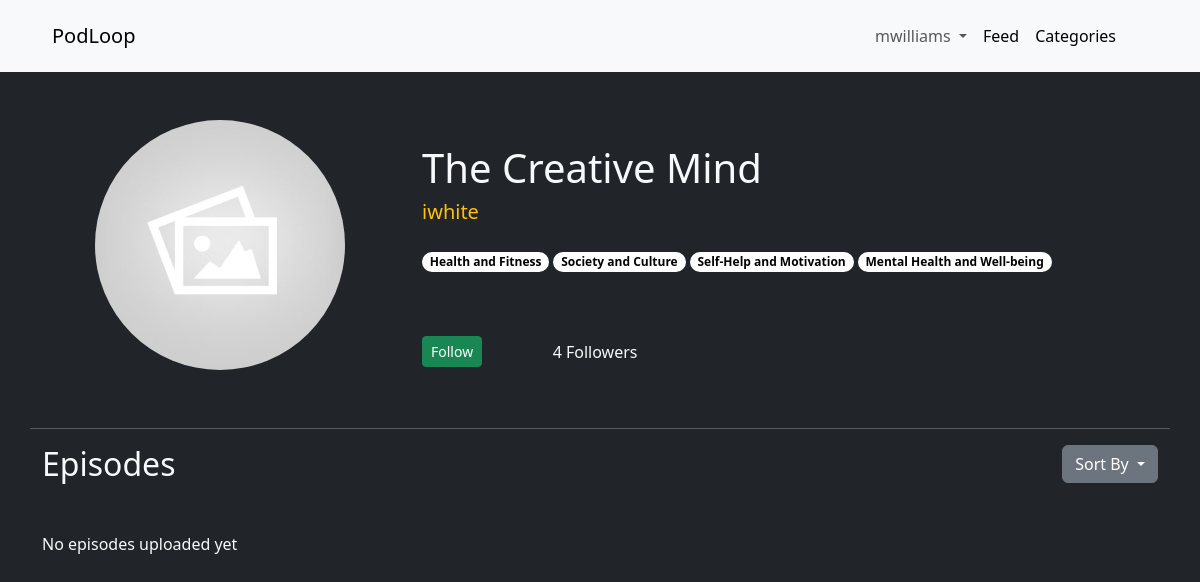
Screenshot of /podcasts/the-creative-mind (signed in) with the database file from the repository.
### accounts/models.py (models this page shows, shortened)
class User(AbstractBaseUser, PermissionsMixin):
    email = models.EmailField(blank=True, default='', unique=True)
    name = models.CharField(max_length=255, blank=False)
    last_name = models.CharField(max_length=255, blank=False)
    username = models.CharField(max_length=255, blank=False, unique=True)
    is_active = models.BooleanField(default=False)
    is_superuser = models.BooleanField(default=False)
    is_staff = models.BooleanField(default=False)
    is_creator = models.BooleanField(default=False)
    is_email_verified = models.BooleanField(default=False)
    date_joined = models.DateTimeField(default=now, blank=False)
    last_login =  models.DateTimeField(blank=True, null=True)
    link_profile_picture = models.ImageField(upload_to='images')
    objects = CustomUserManager()
    USERNAME_FIELD = 'email'
    EMAIL_FIELD = 'email'
    REQUIRED_FIELDS = ['name','last_name','username']
    class Meta:
        verbose_name = 'User'
        verbose_name_plural = 'Users'

### core/models.py (models this page shows, shortened)
class Podcast(models.Model):
    name = models.CharField(max_length=300,blank=False, unique=True)
    owner = models.ForeignKey(User,on_delete=models.CASCADE,blank=False)
    slug = models.CharField(max_length=500,unique=True,null=True)
    followers = models.ManyToManyField(User,related_name="followed_podcasts",symmetrical=False)
    description = models.CharField(max_length=500,blank=False)
    categories = models.ManyToManyField(Category,related_name="podcasts",symmetrical=False,blank=False)
    podcast_thumbnail = models.FileField(upload_to='images/',blank=True, validators=[validate_image_file])
    class Meta:
        verbose_name_plural = "Podcasts"

class Category(models.Model):
    name = models.CharField(max_length=50,unique=True,blank=False)
    description = models.CharField(max_length=100,null=True,default=None,blank=True)
    slug = models.CharField(max_length=100,unique=True,null=True)
    class Meta:
        verbose_name_plural = "Categories"

### core/views.py (the view)
# urls.py: path('podcasts/<slug:slug>', PodcastView, name='podcast'),
def PodcastView(request,slug):
    template_name = "core/podcast.html"
    podcast = get_object_or_404(Podcast, slug=slug)
    owner = User.objects.get(id=podcast.owner_id)
    followers = str(Podcast.objects.get(name=podcast.name).followers.all().count())
    sort_by = request.GET.get("sort_by")
    if sort_by == "old_to_new":
        episodes = podcast.episodes.all().order_by('upload_date')
    else:
        episodes = podcast.episodes.all().order_by('-upload_date')
        sort_by = "new_to_old"
    is_owner = False
    is_following = False
    categories = Podcast.objects.get(name=podcast.name).categories.all()
    if request.user.is_authenticated:
        if request.user.id == podcast.owner_id:
            is_owner = True
        else:
            current_user = User.objects.get(id=request.user.id)
            if current_user.followed_podcasts.filter(name=podcast.name).exists():
                is_following = True
    context = {
        "podcast":podcast,
        "owner":owner,
        "followers":followers,
        "is_owner":is_owner,
        "is_following":is_following,
        "episodes":episodes,
        "categories":categories,
        "sort_by":sort_by
    }
    return render(request, template_name, context=context)

### core/templates/core/podcast.html (shortened to what this page needs)
{% extends 'core/base.html' %} {% load static %} {% load custom_filters %}
{%block head %}
<link rel="stylesheet" href="{% static 'css/episode.css' %}" />
<link rel="stylesheet" href="{% static 'css/badge.css' %}" />
{% endblock %} {% block content %}
<div class="mt-5 row">
  <div class="info-section col-lg-4">
    <div class="episode-image">
      {% if podcast.podcast_thumbnail %}
      <img
        src="{{ MEDIA_URL }}{{podcast.podcast_thumbnail}}"
        class="img-fluid"
        id="episode-thumbnail"
        alt="Podcast thumbnail"
      />
      {% else %}
      <img
        src="{{ MEDIA_URL }}images/default_podcast_thumbnail.jpg"
        class="img-fluid"
        id="episode-thumbnail"
        alt="Podcast thumbnail"
      />
      {% endif %}
    </div>
  </div>
  <div class="col-lg-8 mt-4">
    <h1 class="text-light">{{podcast.name}}</h1>
    <h5 class="text-warning">{{owner.username}}</h5>
    <div class="category-list mt-3">
      {% for category in categories %}
      <a href="{% url 'core:category-detail' category.slug%}"
        ><span class="badge rounded-pill">{{category.name}}</span></a
      >
      {% endfor %}
    </div>
    <div class="col-6 follow-section mt-5 d-flex">
      <div class="col-sm-4 me-2">
        {% if user.is_authenticated %} {% if is_owner %}
        <a
          class="btn btn-sm btn-warning"
          href="{% url 'core:podcast' podcast.slug %}"
          >Edit</a
        >
        {% else %} {% if is_following %}
        <a
          class="btn btn-sm btn-danger"
          href="{% url 'core:unfollow' podcast.slug %}"
          >Unfollow</a
        >
        {% else %}
        <a
          class="btn btn-sm btn-success"
          href="{% url 'core:follow' podcast.slug %}"
          >Follow</a
        >
        {% endif %} {% endif %}{% else %}
        <a
          href="{% url 'accounts:login' %}"
          class="btn btn-warning align-text-bottom"
          >Login to follow</a
        >
        {% endif %}
      </div>
      <div class="col-sm-9">
        <p class="text-light mt-1">{{followers}} Followers</p>
      </div>
    </div>
  </div>
  <hr class="text-light mt-5" />
  <div class="episodes-list">
    <div class="d-flex justify-content-between">
      <h2 class="text-light mb-5">Episodes</h2>
      <div class="dropdown bg-dark">
        <button
          class="btn btn-secondary dropdown-toggle"
          type="button"
          data-bs-toggle="dropdown"
          aria-expanded="false"
        >
          Sort By
        </button>
      </div>
    </div>
    {% if episodes %} {% for episode in episodes %}
    <div class="card mb-3 mt-3 pt-2 pb-2 podcast">
      <div class="row g-0">
        <div class="col-md-2 ms-4 mt-2">
          {% if episode.episode_thumbnail %}
          <img
            src="{{ MEDIA_URL }}{{episode.episode_thumbnail}}"
            class="img mt-2"
            alt="Episode thumbnail"
          />
          {% else %}
          <img
            src="{{ MEDIA_URL }}images/default_podcast_thumbnail.jpg"
            class="img mt-3"
            alt="Episode thumbnail"
          />
          {% endif %}
        </div>
        <div class="col-md-8">
          <div class="card-body">
            <a
              href="/podcasts/{{podcast.slug}}/episode/{{episode.slug}}"
              class="link-episode"
              ><h5 class="card-title mb-3">{{episode.title}}</h5></a
            >
            <div class="row">
              <div class="col-sm-12">
                <p class="text-warning col-sm-6 me-0">
                  {{ episode.length|seconds_to_minutes }}
                </p>
                <small class="text-light col-sm-6 me-0"
                  >{{episode.upload_date}}</small
                >
              </div>
            </div>
          </div>
        </div>
      </div>
    </div>
    <hr class="text-light" />
    {% endfor %} {% else %}
    <p class="text-light">No episodes uploaded yet</p>
    {% endif %}
  </div>
</div>
{% endblock %}

### core/templates/core/base.html (shortened to what this page needs)
<!DOCTYPE html>
<html>
  <head>
    <link rel="stylesheet" href="" />
    <link
      href="https://cdn.jsdelivr.net/npm/bootstrap@5.3.0-alpha3/dist/css/bootstrap.min.css"
      rel="stylesheet"
    />
    {% block head %} {% endblock %}
  </head>
  <body class="bg-dark">
    <row>
      <nav class="navbar navbar-expand-lg bg-body-tertiary p-3">
        <div class="container-fluid ms-4 me-5">
          <a class="navbar-brand" href="{% url 'core:home' %}">PodLoop</a>
          <div class="collapse navbar-collapse" id="navbarNavDropdown">
            <ul class="navbar-nav ms-auto">
              {% if user.is_authenticated %}
              <li class="nav-item dropdown-center">
                <a
                  class="nav-link dropdown-toggle"
                  href="#"
                  role="button"
                  data-bs-toggle="dropdown"
                  aria-expanded="false"
                >
                  {{user.username}}
                </a>
              </li>
              {% endif %}
              <li class="nav-item">
                <a class="nav-link active" aria-current="page" href="#">Feed</a>
              </li>
              <li class="nav-item">
                <a
                  class="nav-link active"
                  aria-current="page"
                  href="{% url 'core:categories'%}"
                  >Categories</a
                >
              </li>
            </ul>
          </div>
        </div>
      </nav>
    </row>
    <div class="container">{% block content %} {% endblock %}</div>
  </body>
</html>

### static/css/episode.css (style rules this page uses)
.episode-image { width: 250px; height: 250px; margin-left: auto; margin-right: auto; }
#episode-thumbnail { height: 100%; object-fit:cover; border-radius: 50%; }

### static/css/badge.css (style rules this page uses)
.badge { background-color: #fff; color:black; }
.category-list { overflow-x: auto; white-space: nowrap; width: 100%; height: auto; display: inline-block; }
.category-list a { display: inline-block; margin-bottom:10px; }

### rows the page displays
User: username "mwilliams"
Podcast: name "The Creative Mind"
User: username "iwhite"
Category: name "Health and Fitness"
Category: name "Society and Culture"
Category: name "Self-Help and Motivation"
Category: name "Mental Health and Well-being"

### other values shown
{{ followers }} "4"
